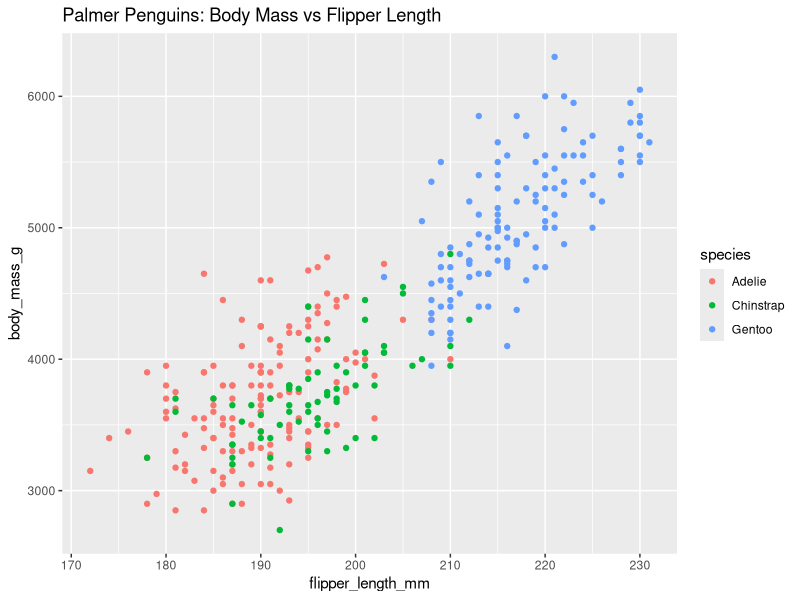

R code for this plot:
install.packages("ggplot2")
install.packages("palmerpenguins")
library(ggplot2)
library(palmerpenguins)
print(penguins)

ggplot(data = penguins) + geom_point(mapping = aes(x = flipper_length_mm, y = body_mass_g, color = species)) + labs(title = "Palmer Penguins: Body Mass vs Flipper Length")
